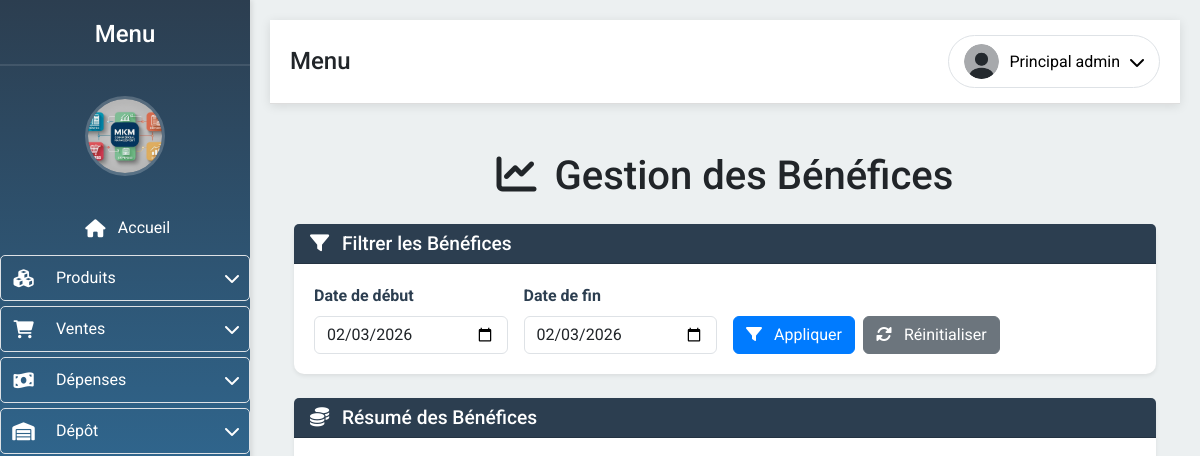
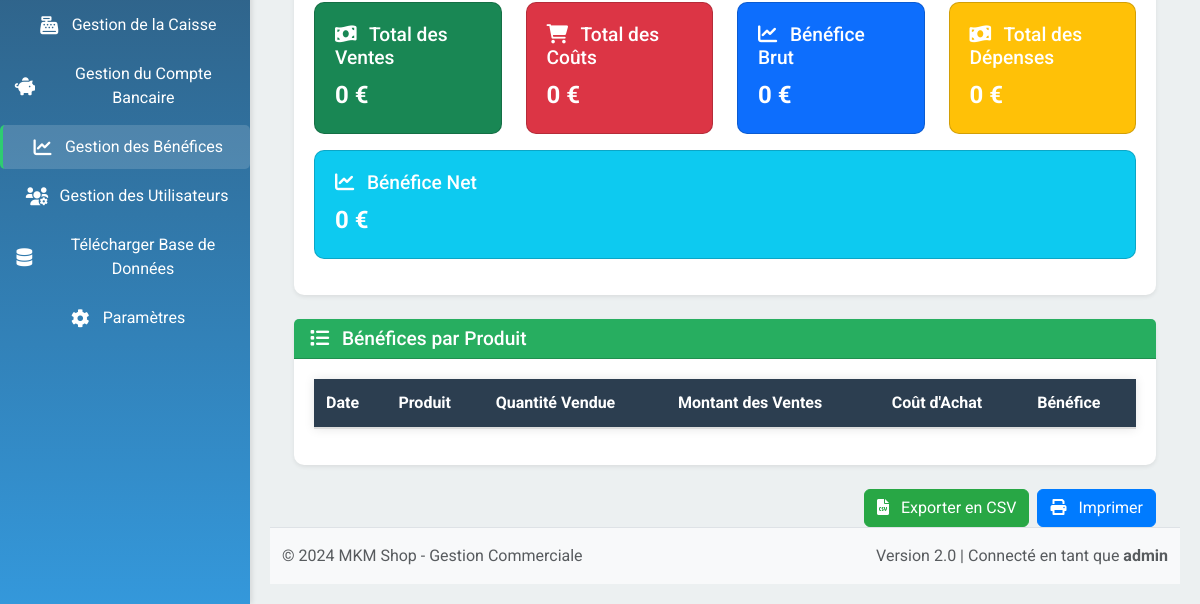
Page /benefices (signed in) on the earlier database version (2 pictures, top to bottom).
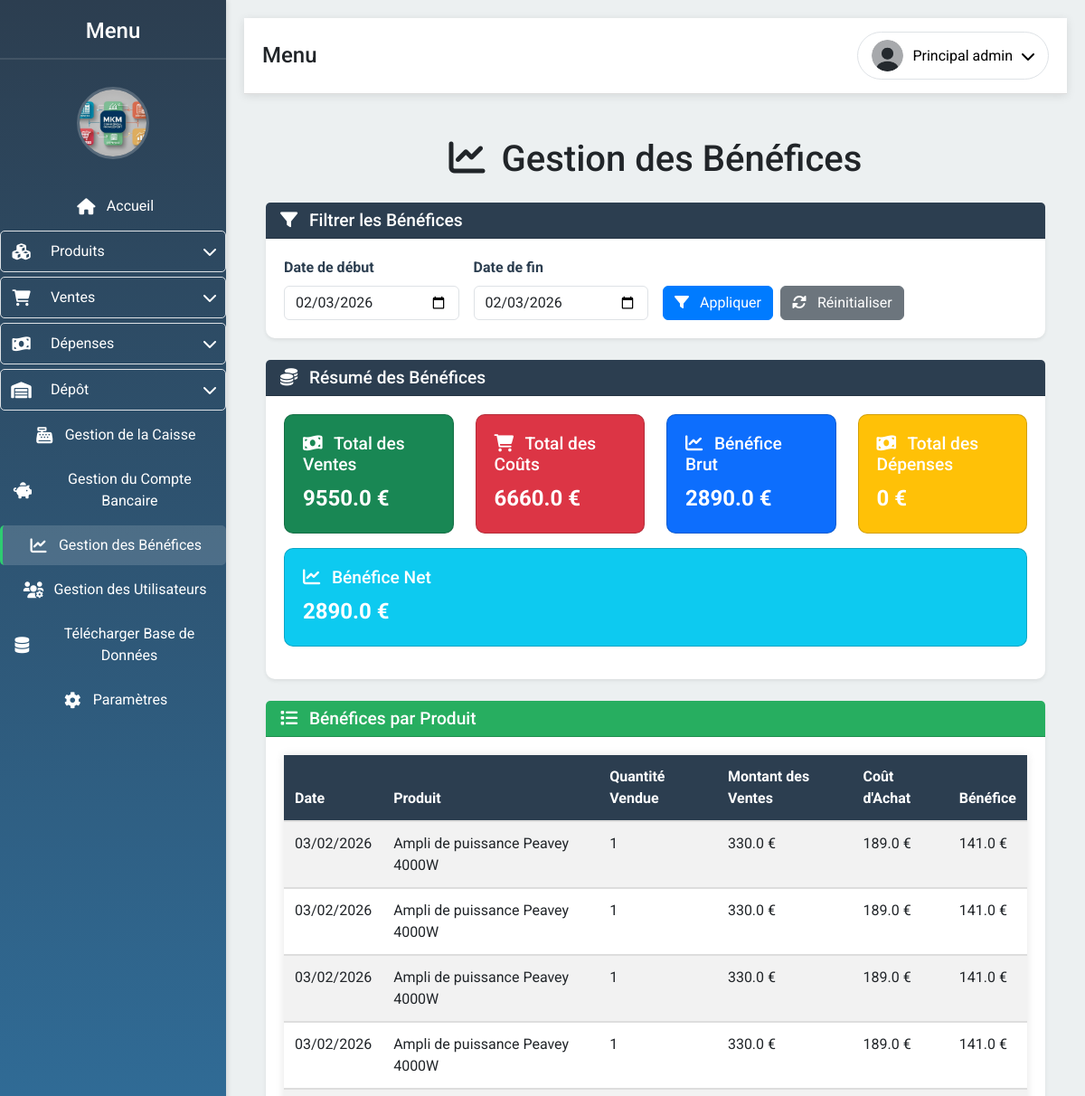
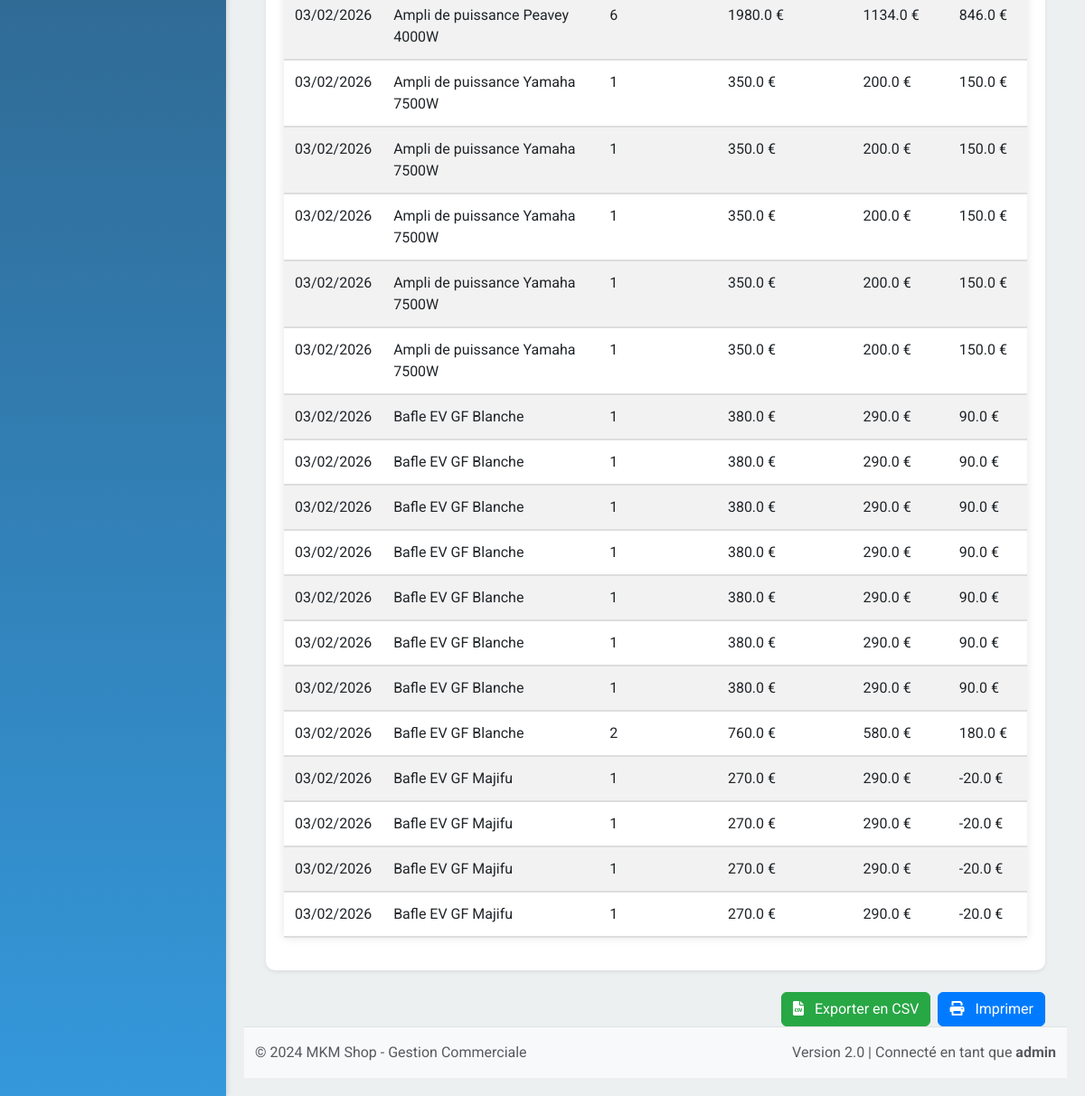
Same page on the later database version (2 pictures, top to bottom).
### app/models.py (models this page shows, shortened)
class User(UserMixin, db.Model):
    __tablename__ = 'user'
    id = db.Column(db.Integer, primary_key=True)
    email = db.Column(db.String(100), unique=True, nullable=False)
    password = db.Column(db.String(100), nullable=False)
    firstname = db.Column(db.String(100), nullable=True)
    lastname = db.Column(db.String(100), nullable=True)
    photo = db.Column(db.String(200), nullable=True)
    role = db.Column(db.String(50), default='vendeur')
    permissions = db.Column(JSON, nullable=True)
    def is_admin(self):
        return self.role == 'admin'
    def has_permission(self, permission):
        if self.is_admin():
            return True
        return self.permissions and permission in self.permissions

class Produits(db.Model):
    __tablename__ = 'produits'
    id = db.Column(db.Integer, primary_key=True)
    nom = db.Column(db.String(100), nullable=False)
    description = db.Column(db.String(200))
    prix = db.Column(db.Float, nullable=False)
    prix_achat = db.Column(db.Float, nullable=False)
    quantite = db.Column(db.Integer, nullable=False)
    quantite_depot = db.Column(db.Integer, default=0)
    en_route = db.Column(db.Integer, default=0)

### app/routes.py (the view)
@bp.route('/benefices')
@login_required
@permission_required('voir_benefice')
def gestion_benefices():
    date_debut = request.args.get('date_debut')
    date_fin = request.args.get('date_fin')
    if not date_debut or not date_fin:
        aujourd_hui = datetime.now().strftime('%Y-%m-%d')
        date_debut = aujourd_hui
        date_fin = aujourd_hui
    date_debut_obj = datetime.strptime(date_debut, '%Y-%m-%d')
    date_fin_obj = datetime.strptime(date_fin, '%Y-%m-%d') + timedelta(days=1)
    query_ventes = db.session.query(
        Produits.nom,
        Factures.date_facture.label('date_facture'),
        db.func.sum(Ventes.quantite).label('quantite_vendue'),
        db.func.sum(Ventes.montant_total).label('montant_ventes'),
        db.func.sum(Ventes.quantite * Produits.prix_achat).label('cout_achat'),
        db.func.sum(Ventes.montant_total - (Ventes.quantite * Produits.prix_achat)).label('benefice')
    ).join(Produits, Ventes.produit_id == Produits.id) \
     .join(Factures, Ventes.facture_id == Factures.id)
    query_ventes = query_ventes.filter(Factures.date_facture >= date_debut_obj) \
                               .filter(Factures.date_facture < date_fin_obj)
    benefices_par_produit = query_ventes.group_by(Produits.nom, Factures.date_facture).all()
    total_ventes = db.session.query(db.func.sum(Ventes.montant_total)) \
        .join(Factures, Ventes.facture_id == Factures.id) \
        .filter(Factures.date_facture >= date_debut_obj) \
        .filter(Factures.date_facture < date_fin_obj) \
        .scalar() or 0
    total_couts = db.session.query(
        db.func.sum(Ventes.quantite * Produits.prix_achat)
    ).join(Produits, Ventes.produit_id == Produits.id) \
        .join(Factures, Ventes.facture_id == Factures.id) \
        .filter(Factures.date_facture >= date_debut_obj) \
        .filter(Factures.date_facture < date_fin_obj) \
        .scalar() or 0
    benefice_brut = total_ventes - total_couts
    total_depenses = db.session.query(db.func.sum(Depenses.montant)) \
        .filter(Depenses.date_depense >= date_debut_obj) \
        .filter(Depenses.date_depense < date_fin_obj) \
        .scalar() or 0
    benefice_net = benefice_brut - total_depenses
    return render_template(
        'gestion_benefices.html',
        total_ventes=total_ventes,
        total_couts=total_couts,
        benefice_brut=benefice_brut,
        total_depenses=total_depenses,
        benefice_net=benefice_net,
        benefices_par_produit=benefices_par_produit,
        date_debut=date_debut,
        date_fin=date_fin
    )

### app/templates/gestion_benefices.html (shortened to what this page needs)
{% extends "layout.html" %}
{% block content %}
<div class="container">
    <h1 class="mt-5 text-center"><i class="fas fa-chart-line me-2"></i> Gestion des Bénéfices</h1>
    <div class="card mt-4 shadow-sm border-0">
        <div class="card-header text-white" style="background-color: #2C3E50;">
            <h5 class="card-title mb-0"><i class="fas fa-filter me-2"></i> Filtrer les Bénéfices</h5>
        </div>
        <div class="card-body">
            <form method="GET" action="{{ url_for('routes.gestion_benefices') }}">
                <div class="row g-3">
                    <div class="col-md-3">
                        <label for="date_debut" class="form-label">Date de début</label>
                        <input type="date" class="form-control" id="date_debut" name="date_debut" value="{{ date_debut }}">
                    </div>
                    <div class="col-md-3">
                        <label for="date_fin" class="form-label">Date de fin</label>
                        <input type="date" class="form-control" id="date_fin" name="date_fin" value="{{ date_fin }}">
                    </div>
                    <div class="col-md-6 d-flex align-items-end">
                        <button type="submit" class="btn btn-primary me-2">
                            <i class="fas fa-filter me-2"></i> Appliquer
                        </button>
                        <a href="{{ url_for('routes.gestion_benefices') }}" class="btn btn-secondary">
                            <i class="fas fa-sync-alt me-2"></i> Réinitialiser
                        </a>
                    </div>
                </div>
            </form>
        </div>
    </div>
    <div class="card mt-4 shadow-sm border-0">
        <div class="card-header text-white" style="background-color: #2C3E50;">
            <h5 class="card-title mb-0"><i class="fas fa-coins me-2"></i> Résumé des Bénéfices</h5>
        </div>
        <div class="card-body">
            <div class="row">
                <div class="col-md-3">
                    <div class="card text-white bg-success mb-3">
                        <div class="card-body">
                            <h5 class="card-title"><i class="fas fa-money-bill-wave me-2"></i> Total des Ventes</h5>
                            <p class="card-text"><strong>{{ total_ventes|round(2) }} €</strong></p>
                        </div>
                    </div>
                </div>
                <div class="col-md-3">
                    <div class="card text-white bg-danger mb-3">
                        <div class="card-body">
                            <h5 class="card-title"><i class="fas fa-shopping-cart me-2"></i> Total des Coûts</h5>
                            <p class="card-text"><strong>{{ total_couts|round(2) }} €</strong></p>
                        </div>
                    </div>
                </div>
                <div class="col-md-3">
                    <div class="card text-white bg-primary mb-3">
                        <div class="card-body">
                            <h5 class="card-title"><i class="fas fa-chart-line me-2"></i> Bénéfice Brut</h5>
                            <p class="card-text"><strong>{{ benefice_brut|round(2) }} €</strong></p>
                        </div>
                    </div>
                </div>
                <div class="col-md-3">
                    <div class="card text-white bg-warning mb-3">
                        <div class="card-body">
                            <h5 class="card-title"><i class="fas fa-money-bill-wave me-2"></i> Total des Dépenses</h5>
                            <p class="card-text"><strong>{{ total_depenses|round(2) }} €</strong></p>
                        </div>
                    </div>
                </div>
                <div class="col-md-12">
                    <div class="card text-white bg-info mb-3">
                        <div class="card-body">
                            <h5 class="card-title"><i class="fas fa-chart-line me-2"></i> Bénéfice Net</h5>
                            <p class="card-text"><strong>{{ benefice_net|round(2) }} €</strong></p>
                        </div>
                    </div>
                </div>
            </div>
        </div>
    </div>
    <div class="card mt-4 shadow-sm border-0">
        <div class="card-header text-white" style="background-color: #27AE60;">
            <h5 class="card-title mb-0"><i class="fas fa-list me-2"></i> Bénéfices par Produit</h5>
        </div>
        <div class="card-body">
            <table class="table table-striped table-hover">
                <thead style="background-color: #2c3e50; color: white;">
                    <tr>
                        <th>Date</th>
                        <th>Produit</th>
                        <th>Quantité Vendue</th>
                        <th>Montant des Ventes</th>
                        <th>Coût d'Achat</th>
                        <th>Bénéfice</th>
                    </tr>
                </thead>
                <tbody>
                    {% for produit in benefices_par_produit %}
                    <tr>
                        <td>{{ produit.date_facture.strftime('%d/%m/%Y') }}</td>
                        <td>{{ produit.nom }}</td>
                        <td>{{ produit.quantite_vendue }}</td>
                        <td>{{ produit.montant_ventes|round(2) }} €</td>
                        <td>{{ produit.cout_achat|round(2) }} €</td>
                        <td>{{ produit.benefice|round(2) }} €</td>
                    </tr>
                    {% endfor %}
                </tbody>
            </table>
        </div>
    </div>
    <div class="mt-4 d-flex justify-content-end">
        <button type="button" id="exportCSV" class="btn btn-success me-2">
            <i class="fas fa-file-csv me-2"></i> Exporter en CSV
        </button>
        <button type="button" id="printButton" class="btn btn-primary">
            <i class="fas fa-print me-2"></i> Imprimer
        </button>
    </div>
</div>
{% endblock %}

### app/templates/layout.html (shortened to what this page needs)
<!DOCTYPE html>
<html lang="fr">
<head>
    <link href="{{ url_for('static', filename='css/bootstrap.min.css') }}" rel="stylesheet">
    <link href="{{ url_for('static', filename='css/all.min.css') }}" rel="stylesheet">
    <link href="{{ url_for('static', filename='css/style.css') }}" rel="stylesheet">
</head>
<body>
    <div class="sidebar" id="sidebar">
        <h2 style="text-align: center;">Menu</h2>
        <div class="logo-container" style="text-align: center; margin-top: 20px;">
            <img src="{{ url_for('static', filename='uploads/logo.png') }}" alt="Logo" style="width: 80px; height: 80px; border-radius: 50%; object-fit: cover;">
        </div>
        <a href="/" class="nav-link {% if request.endpoint == 'routes.index' %}active{% endif %}">
            <i class="fas fa-home"></i> <span>Accueil</span>
        </a>
        {% if current_user.is_authenticated %}
            {% if current_user.has_permission('gestion_produits') or current_user.has_permission('voir_stock_boutique') or current_user.has_permission('voir_stock_globale') %}
                <a href="#produits" class="nav-link dropdown-toggle" id="dropdown-produits">
                    <i class="fas fa-cubes"></i> <span>Produits</span>
                </a>
            {% endif %}
            {% if current_user.has_permission('gestion_ventes') or current_user.has_permission('voir_historique_vente') %}
                <a href="#ventes" class="nav-link dropdown-toggle" id="dropdown-ventes">
                    <i class="fas fa-shopping-cart"></i> <span>Ventes</span>
                </a>
            {% endif %}
            {% if current_user.has_permission('gestion_depenses_ordinaires') or current_user.has_permission('gestion_depenses_recurrentes') %}
                <a href="#depenses" class="nav-link dropdown-toggle" id="dropdown-depenses">
                    <i class="fas fa-money-bill-wave"></i> <span>Dépenses</span>
                </a>
            {% endif %}
            {% if current_user.has_permission('gestion_depot') or current_user.has_permission('voir_stock_depot') or current_user.has_permission('gestion_livraisons') %}
                <a href="#depot" class="nav-link dropdown-toggle" id="dropdown-depot">
                    <i class="fas fa-warehouse"></i> <span>Dépôt</span>
                </a>
            {% endif %}
            {% if current_user.has_permission('gestion_caise') %}
                <a href="/gestion_caisse" class="nav-link {% if request.endpoint == 'routes.gestion_caisse' %}active{% endif %}">
                    <i class="fas fa-cash-register"></i> <span>Gestion de la Caisse</span>
                </a>
            {% endif %}
            {% if current_user.has_permission('gestion_banque') %}
                <a href="/gestion_compte_bancaire" class="nav-link {% if request.endpoint == 'routes.gestion_compte_bancaire' %}active{% endif %}">
                    <i class="fas fa-piggy-bank"></i> <span>Gestion du Compte Bancaire</span>
                </a>
            {% endif %}
            {% if current_user.has_permission('voir_benefice') %}
                <a href="/benefices" class="nav-link {% if request.endpoint == 'routes.gestion_benefices' %}active{% endif %}">
                    <i class="fas fa-chart-line"></i> <span>Gestion des Bénéfices</span>
                </a>
            {% endif %}
            {% if current_user.has_permission('gestion_utilisateurs') %}
                <a href="/gestion_utilisateurs" class="nav-link {% if request.endpoint == 'routes.gestion_utilisateurs' %}active{% endif %}">
                    <i class="fas fa-users-cog"></i> <span>Gestion des Utilisateurs</span>
                </a>
            {% endif %}
            {% if current_user.has_permission('gestion_utilisateurs') %}
                <a href="{{ url_for('routes.telecharger_base_donnees') }}" class="nav-link">
                    <i class="fas fa-database"></i> <span>Télécharger Base de Données</span>
                </a>
            {% endif %}
            <a href="/parametres" class="nav-link {% if request.endpoint == 'routes.parametres' %}active{% endif %}">
                <i class="fas fa-cog"></i> <span>Paramètres</span>
            </a>
        {% endif %}
    </div>
    <div class="content">
        <div class="header">
            <div class="page-title">
                <h4 class="mb-0">{% block page_title %}{% endblock %}</h4>
            </div>
            <div class="dropdown">
                {% if current_user.is_authenticated %}
                    <button class="btn btn-light dropdown-toggle" id="profileDropdown" data-bs-toggle="dropdown">
                        <img src="{{ url_for('static', filename=current_user.photo if current_user.photo else 'images/default.png') }}"
                             alt="Profile Picture" width="40" height="40" class="rounded-circle">
                        <span class="d-none d-md-inline">{{ current_user.firstname }} {{ current_user.lastname }}</span>
                    </button>
                {% else %}
                    <a href="/login" class="btn btn-light">
                        <i class="fas fa-sign-in-alt"></i> Connexion
                    </a>
                {% endif %}
            </div>
        </div>
        <div class="container-fluid mt-4 content-ajax">
            {% block content %}{% endblock %}
        </div>
        <footer class="footer mt-auto py-3 bg-light border-top">
            <div class="container">
                <div class="row">
                    <div class="col-md-6">
                        <span class="text-muted">© 2024 MKM Shop - Gestion Commerciale</span>
                    </div>
                    <div class="col-md-6 text-md-end">
                        <span class="text-muted">Version 2.0 | {% if current_user.is_authenticated %}Connecté en tant que <strong>{{ current_user.role }}</strong>{% endif %}</span>
                    </div>
                </div>
            </div>
        </footer>
    </div>
</body>
</html>

Differences in the rows shown:
added Produits: date_facture "03/02/2026", nom "Ampli de puissance Peavey 4000W", quantite_vendue "1", montant_ventes "330.0", cout_achat "189.0", benefice "141.0", quantite_vendue "6", montant_ventes "1980.0", cout_achat "1134.0", benefice "846.0"
added Produits: date_facture "03/02/2026", nom "Ampli de puissance Yamaha 7500W", quantite_vendue "1", montant_ventes "350.0", cout_achat "200.0", benefice "150.0"
added Produits: date_facture "03/02/2026", nom "Bafle EV GF Blanche", quantite_vendue "1", montant_ventes "380.0", cout_achat "290.0", benefice "90.0", quantite_vendue "2", montant_ventes "760.0", cout_achat "580.0", benefice "180.0"
added Produits: date_facture "03/02/2026", nom "Bafle EV GF Majifu", quantite_vendue "1", montant_ventes "270.0", cout_achat "290.0", benefice "-20.0"
Other differences:
{{ total_ventes|round(2) }}: "0" → "9550.0"
{{ total_couts|round(2) }}: "0" → "6660.0"
{{ benefice_brut|round(2) }}: "0" → "2890.0"
{{ benefice_net|round(2) }}: "0" → "2890.0"
